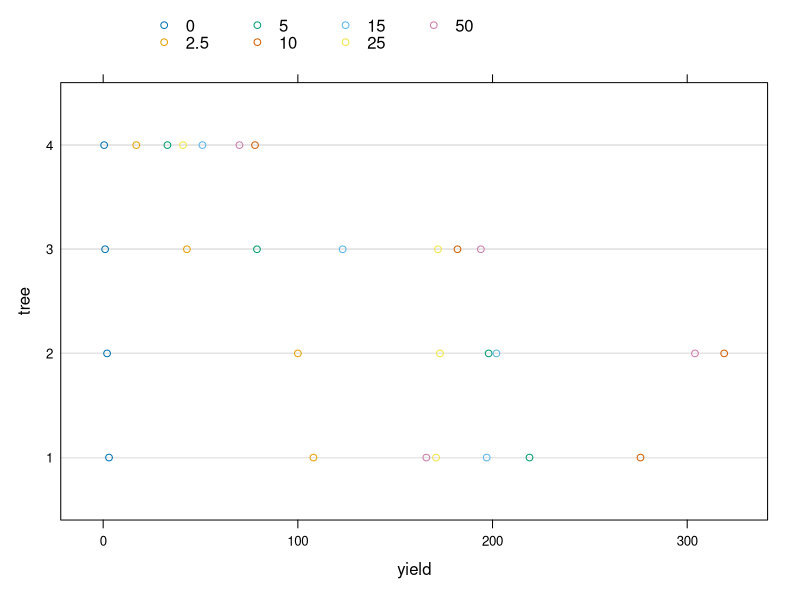

Write R code to recreate this figure.
## ---- chunk 1
knitr::opts_chunk$set(echo = TRUE)
library(broom)
library(ggplot2)
library(nlme)
## ---- chunk 2
Resin <- read.csv("Resin.csv")
Resin_group <- groupedData(yield ~ as.factor(strength) | tree, data=Resin, 
                           order.groups=FALSE)
## ---- chunk 3
plot(Resin_group)
## ---- chunk 4

lmeFit <- lme(yield ~ factor(strength) , data = Resin_group, random = ~ 1 | tree)

## ---- chunk 5

summary(lmeFit)

## ---- chunk 6

intervals(lmeFit)

